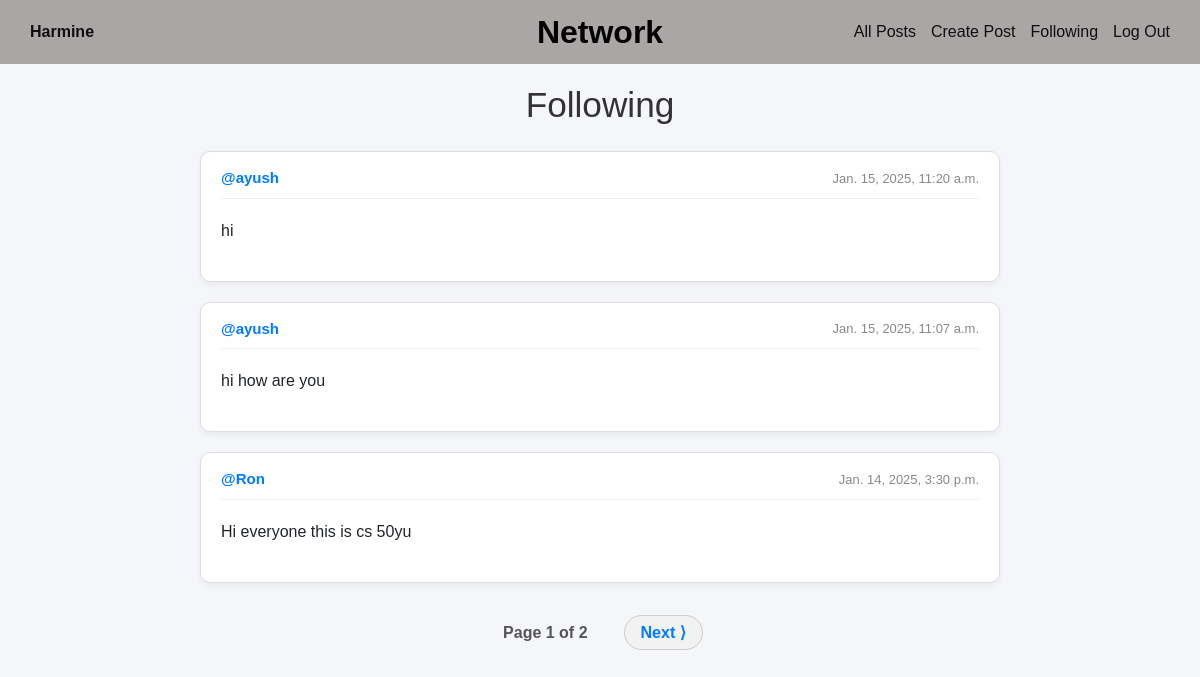
/following (signed in), run on an earlier commit of the app's database.
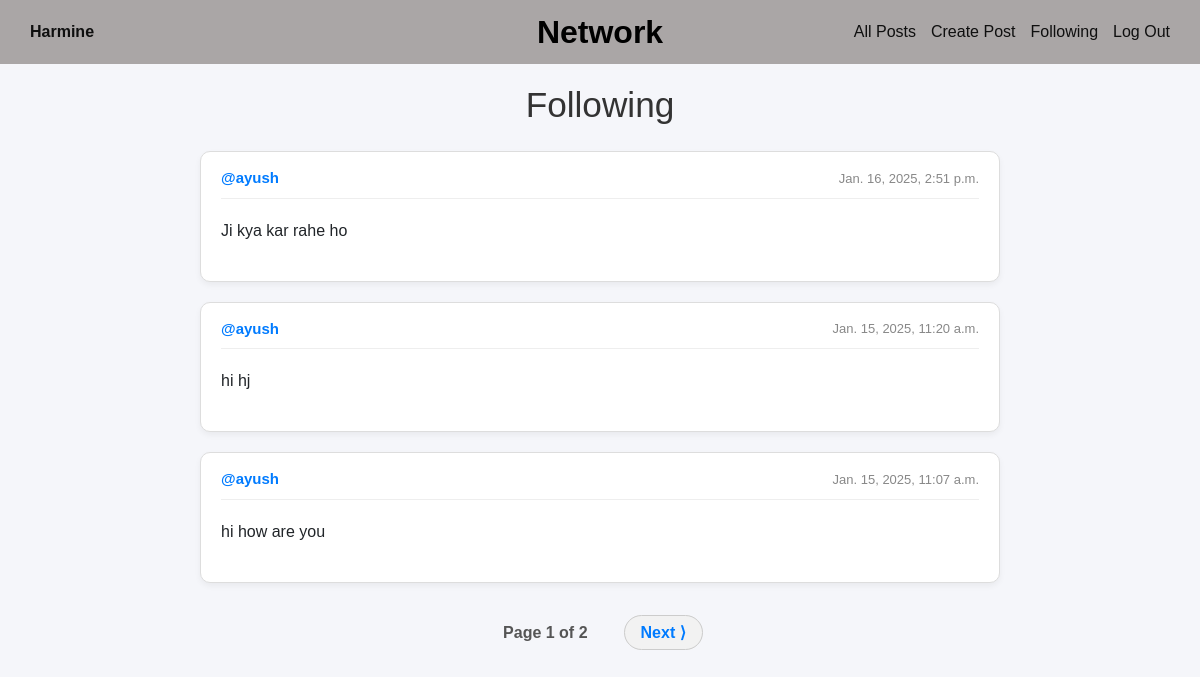
And on a later commit of the database.
### network/models.py (models this page shows, shortened)
class Post(models.Model):
    content = models.CharField(max_length=140)
    user = models.ForeignKey(User, on_delete=models.CASCADE, related_name="author")
    date=models.DateTimeField(auto_now_add=True)

class User(AbstractUser):
    pass

### network/views.py (the view)
# urls.py: path("following",views.following,name="following"),
def following(request):
    currentUser=User.objects.get(pk=request.user.id)
    followingPeople = Follow.objects.filter(user=currentUser)
    allPosts = Post.objects.all().order_by('id').reverse()
    followingPosts =[]
    for post in allPosts:
        for person in followingPeople:
            if person.user_follower == post.user:
                followingPosts.append(post)
    paginator = Paginator(followingPosts, 3)
    page_number = request.GET.get('page')
    posts_of_the_page = paginator.get_page(page_number)
    return render(request, "network/following.html",{
        "posts_of_the_page":posts_of_the_page
        })

### network/templates/network/following.html (shortened to what this page needs)
{% extends "network/layout.html" %}
{% block body %}
<div class="container">
<h1 class="page-title">Following</h1>
    {% for post in posts_of_the_page %}
    <div class="post-card">
      <div class="post-header">
        <strong><a href="{% url 'profile' user_id=post.user.id %}">@{{ post.user }}</a></strong>
        <span class="post-date">{{post.date}}</span>
      </div>
      <div id="content_{{post.id}}" class="post-content">
        {{post.content}}
      </div>
    </div>
    {% endfor %}
    <div class="pagination">
      <ul class="pagination-list">
            <li class="current-page">Page {{ posts_of_the_page.number }} of {{ posts_of_the_page.paginator.num_pages }}</li>
            {% if posts_of_the_page.has_next %}
              <li><a class="pagination-btn" href="?page={{ posts_of_the_page.next_page_number }}">Next ⟩</a></li>
            {% endif %}
      </ul>
    </div>
</div>
{% endblock %}

What changed in the data, as far as the page shows it:
no longer on this page (row unchanged): Post: user "Ron", date "Jan. 14, 2025, 3:30 p.m.", content "Hi everyone this is cs 50yu"
added Post: user "ayush", date "Jan. 16, 2025, 2:51 p.m.", content "Ji kya kar rahe ho"
changed Post "Jan. 15, 2025, 11:20 a.m.": content "hi" → "hi hj"
